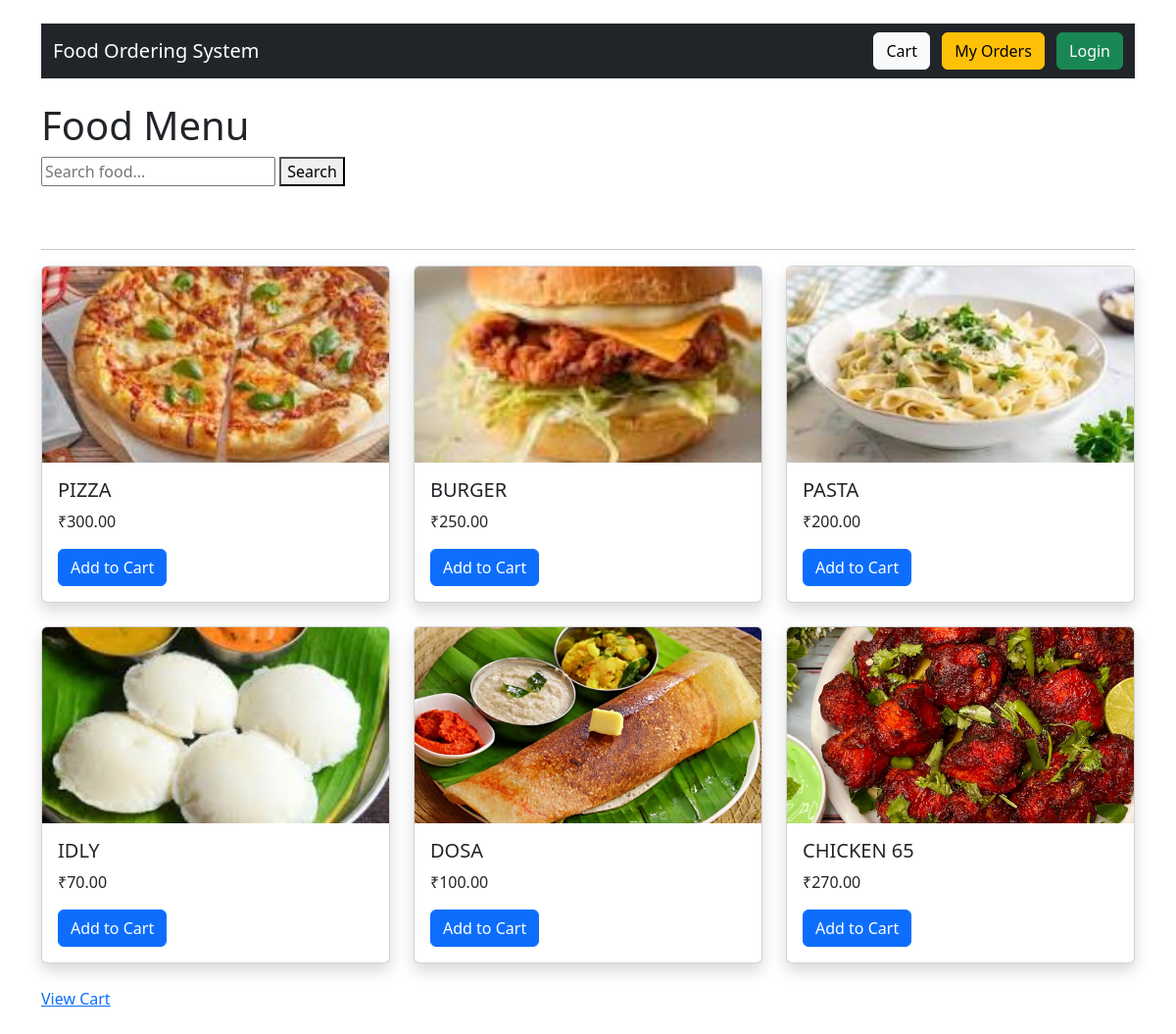
The page / on the database its author committed.
### menu/models.py (models this page shows, shortened)
class FoodItem(models.Model):
    name = models.CharField(
        max_length=100
    )
    description = models.TextField()
    price = models.DecimalField(
        max_digits=10,
        decimal_places=2
    )
    available = models.BooleanField(
        default=True
    )
    image = models.ImageField(upload_to="food_images/",blank=True,null=True)

### menu/views.py (the view)
# urls.py: path('', views.menu_list, name='menu'),
def menu_list(request):
    query = request.GET.get("q")
    if query:
        foods = FoodItem.objects.filter(
            name__icontains=query
        )
    else:
        foods = FoodItem.objects.all()
    return render(
        request,
        "menu/menu_list.html",
        {
            "foods": foods
        }
    )

### menu/templates/menu/menu_list.html (shortened to what this page needs)
<!DOCTYPE html>
<html>
<head>
    <link href="https://cdn.jsdelivr.net/npm/bootstrap@5.3.3/dist/css/bootstrap.min.css" rel="stylesheet">
    <nav class="navbar navbar-expand-lg navbar-dark bg-dark mb-4">
    <div class="container-fluid">
        <a class="navbar-brand" href="/menu/">
            Food Ordering System
        </a>
        <div>
            <a class="btn btn-light me-2" href="/menu/cart/">
                Cart
            </a>
            <a class="btn btn-warning me-2" href="/menu/orders/">
                My Orders
            </a>
            {% if user.is_authenticated %}
                <span class="text-white me-2">
                    Welcome, {{ user.username }}
                </span>
                <a class="btn btn-danger" href="/menu/logout/">
                    Logout
                </a>
            {% else %}
                <a class="btn btn-success" href="/menu/login/">
                    Login
                </a>
            {% endif %}
        </div>
    </div>
</nav>
</head>
<body class="container mt-4">
<h1>Food Menu</h1>
<form method="GET">
    <input
    type="text"
    name="q"
    value="{{ request.GET.q }}"
    placeholder="Search food..."
    >
    <button type="submit">
        Search
    </button>
</form>
<br><br>
<hr>
<div class="row">
{% for food in foods %}
<div class="col-md-4">
    <div class="card mb-4 shadow">
        {% if food.image %}
            <img src="{{ food.image.url }}"
                 class="card-img-top"
                 style="height:200px; object-fit:cover;">
        {% endif %}
        <div class="card-body">
            <h5 class="card-title">
                {{ food.name }}
            </h5>
            <p class="card-text">
                ₹{{ food.price }}
            </p>
            <a href="{% url 'add_to_cart' food.id %}"
               class="btn btn-primary">
                Add to Cart
            </a>
        </div>
    </div>
</div>
{% endfor %}
</div>
<a href="{% url 'cart' %}">
    View Cart
</a>
<br>
<br>
</body>
</html>

### rows shown on the page
FoodItem: image (picture), name "PIZZA", price "300.00"
FoodItem: image (picture), name "BURGER", price "250.00"
FoodItem: image (picture), name "PASTA", price "200.00"
FoodItem: image (picture), name "IDLY", price "70.00"
FoodItem: image (picture), name "DOSA", price "100.00"
FoodItem: image (picture), name "CHICKEN 65", price "270.00"
